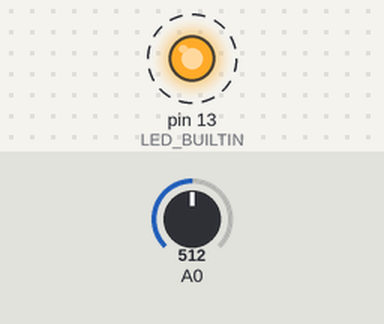
Bench run of a sketch on a simulated Arduino Uno, built with avr-gcc and run on an emulated ATmega328P. On the bench: output pins drawn as LEDs (lit = HIGH). Dashed ring = blinking. Inputs (shaded band) come from the test bench; at power-on: A0 = 512. What the sketch prints to the serial monitor is not drawn.

Above: at 0.2 s.
Timing chart, 0 to 3.0 s (numbered marks = the images above):
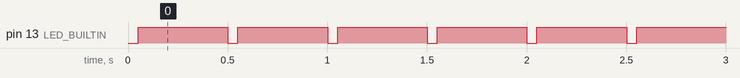

The sketch:

fsr_read.ino
```cpp
void setup() {
  Serial.begin(9600);
  pinMode(LED_BUILTIN, OUTPUT);
}

void loop() {
  int fsrValue = analogRead(A0);
  Serial.println(fsrValue);

  // Flash LED when reading
  digitalWrite(LED_BUILTIN, LOW);
  delay(50);
  digitalWrite(LED_BUILTIN, HIGH);
  delay(450);
}
```

Measured:
- by itself, pin 13 (LED_BUILTIN): alternates HIGH for 0.45 s and LOW for 0.05 s
